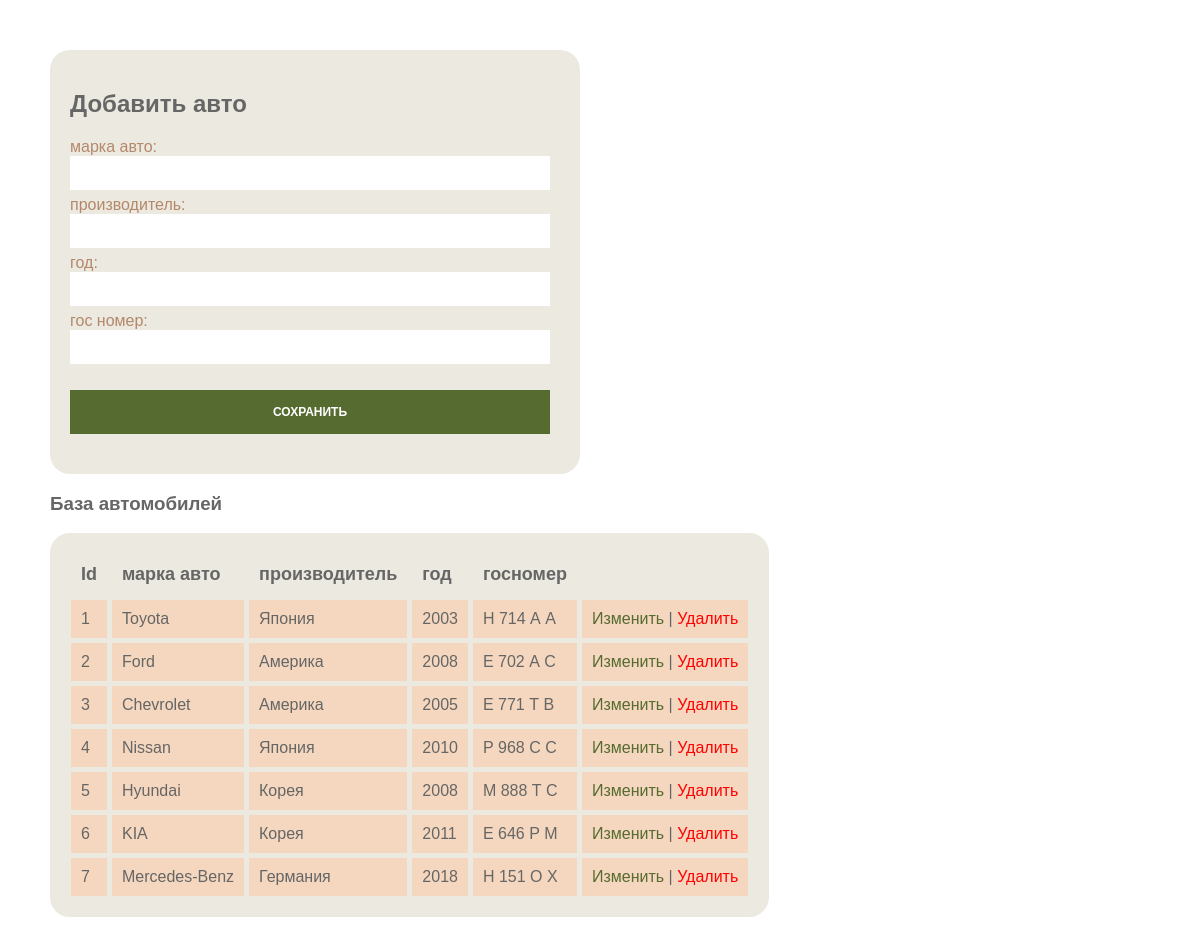
The app's page /, older data.
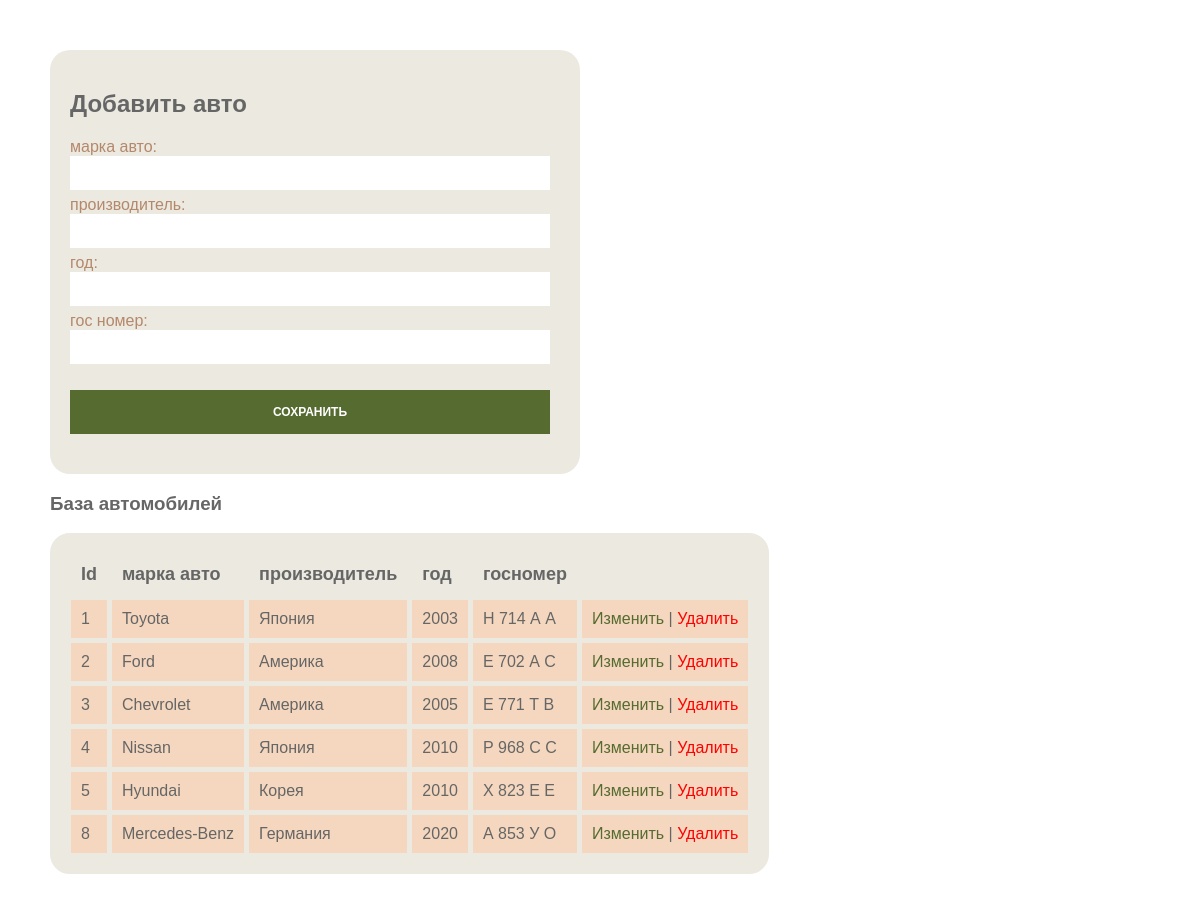
The same page, newer data.
### cars/models.py (models this page shows)
class Cars(models.Model):
    mark = models.CharField('марка авто', max_length=20)
    manufacturer = models.CharField('производитель', max_length=20)
    year = models.IntegerField('год')
    gos_number = models.CharField('гос номер', max_length=11)
    objects = models.Manager()
    DoesNotExist = models.Manager

### cars/views.py (the view)
# urls.py: path('', views.index),
def index(request):
    cars = Cars.objects.all()
    return render(request, "index.html", {"cars": cars})

### templates/index.html (shortened to what this page needs)
{% load static %}
<!DOCTYPE html>
<html lang="en">
<head>
    <link rel="stylesheet" href="{% static 'css/main.css' %}">
</head>
<body>
    <form method="post" action="create/">
        <h2>Добавить авто</h2>
            <label for="mark">марка авто</label>
            <input id="mark" type="text" name="mark">
            <label for="manufacturer">производитель</label>
            <input id="manufacturer" type="text" name="manufacturer">
            <label for="year">год</label>
            <input id="year" type="number" name="year">
            <label for="gos_number" >гос номер</label>
            <input id="gos_number" type="text" name="gos_number">
            <input type="submit" value="Сохранить">
    </form>
    {% if cars.count > 0 %}
        <h3>База автомобилей</h3>
        <table>
            <tr><th>Id</th><th>марка авто</th><th>производитель</th><th>год</th><th>госномер</th></tr>
            {% for car in cars %}
            <tr>
                <td>{{ car.id }}</td>
                <td>{{ car.mark }}</td>
                <td>{{ car.manufacturer }}</td>
                <td>{{ car.year }}</td>
                <td>{{ car.gos_number }}</td>
                <td><a class="edit" href="edit/{{ car.id }}">Изменить</a> | <a class="del" href="delete/{{ car.id }}">Удалить</a></td>
            </tr>
            {% endfor %}
        </table>
    {% endif %}
</body>
</html>

### cars/static/css/main.css (style rules this page uses)
body { color: #656665; font-family:"Lucida Sans Unicode", "Lucida Grande", sans-serif; margin: 50px; }
form { background: #ECE9E0; width: 490px; display: block; padding: 20px; border-radius: 20px; }
input[type=text], input[type=number] { width: 480px; border: none; border-bottom: 2px solid #ECE9E0; margin: 0 0 4px; padding: 10px; box-sizing: border-box; font-size: 12px; }
label { color: #B4886B; display: block; width: 120px; float: left; }
label:after { content: ": " }
input[type=submit] { font-weight: bold; text-transform: uppercase; outline: 0; background: darkolivegreen; border: 0; width: 480px; padding: 15px; margin: 20px 0; color: #FFFFFF; font-size: 12px; cursor: pointer; }
table { text-align: left; border-collapse: separate; border-spacing: 5px; background: #ECE9E0; border: 16px solid #ECE9E0; border-radius: 20px; }
th { font-size: 18px; padding: 10px; }
td { background: #F5D7BF; padding: 10px; }
td a.edit { background: linear-gradient(to bottom, darkolivegreen, darkolivegreen) 50% calc(100% - 2px) / 0 2px no-repeat; color: darkolivegreen; margin-bottom: -2px !important; text-decoration: none !important; -webkit-transition: all .35s ease-in-out; transition: all .35s ease-in-out; }
td a.del { background: linear-gradient(to bottom, red, red) 50% calc(100% - 2px) / 0 2px no-repeat; color: red; margin-bottom: -2px !important; text-decoration: none !important; -webkit-transition: all .35s ease-in-out; transition: all .35s ease-in-out; }

Row changes from the older to the newer data that the page shows:
removed Cars: id "6", mark "KIA", manufacturer "Корея", year "2011", gos_number "Е 646 Р М"
removed Cars: id "7", mark "Mercedes-Benz", manufacturer "Германия", year "2018", gos_number "Н 151 О Х"
changed Cars "Hyundai": year "2008" → "2010"; gos_number "М 888 Т С" → "Х 823 Е Е"
added Cars: id "8", mark "Mercedes-Benz", manufacturer "Германия", year "2020", gos_number "А 853 У О"
